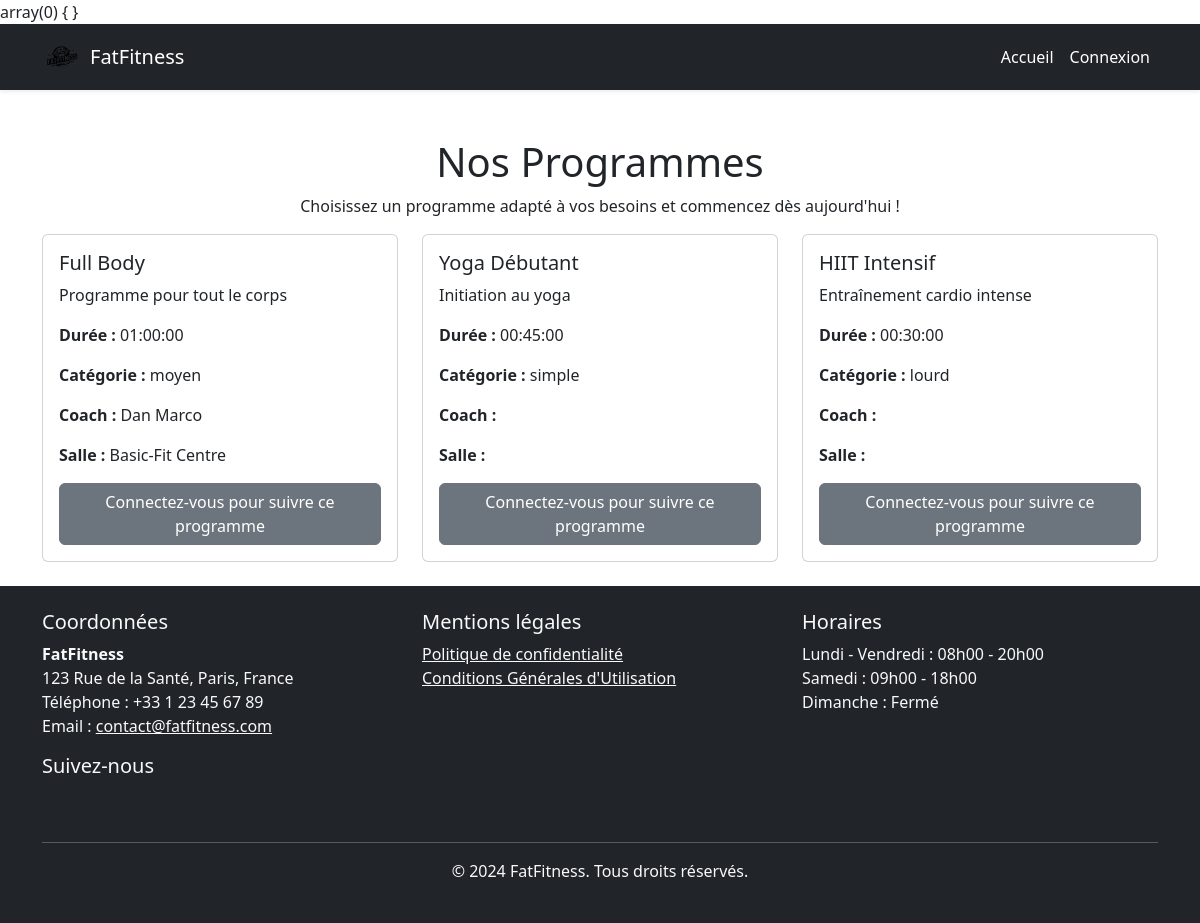
/index.php?page=programme, run on the app's committed database.
### tables this page shows
CREATE TABLE `programme` (
  `id_programme` int(11) NOT NULL,
  `nom_programme` varchar(50) NOT NULL,
  `rythme` varchar(50) NOT NULL,
  `description` text DEFAULT NULL,
  `duree` time DEFAULT NULL,
  `categorie` enum('lourd','moyen','simple') NOT NULL,
  `salle_id` int(11) DEFAULT NULL,
  `coach_id` int(11) DEFAULT NULL
);

CREATE TABLE `coach` (
  `Id_Coach` int(11) NOT NULL,
  `Nom` varchar(50) NOT NULL,
  `Prenom` varchar(50) NOT NULL,
  `Specialite` varchar(50) NOT NULL,
  `Email` varchar(50) NOT NULL,
  `Telephone` varchar(15) NOT NULL,
  `MotDePasse` varchar(255) NOT NULL DEFAULT '1234'
);

CREATE TABLE `salles` (
  `id` int(11) NOT NULL,
  `nom` varchar(255) NOT NULL,
  `adresse` varchar(255) NOT NULL,
  `ville` varchar(255) NOT NULL,
  `chaine` varchar(255) NOT NULL,
  `horaire_debut` time DEFAULT NULL,
  `horaire_fin` time DEFAULT NULL
);

### View/programmes/index.php (the view, shortened to what this page needs)
<?php
require_once(__DIR__ . '/../../BDD/database.php');
try {
    $query = "
    SELECT p.*,
           c.Nom AS nom_coach,
           c.Prenom AS prenom_coach,
           s.nom AS nom_salle
    FROM programme p
    LEFT JOIN Coach c ON p.coach_id = c.Id_Coach
    LEFT JOIN salles s ON p.salle_id = s.id
";
    $stmt = $pdo->prepare($query);
    $stmt->execute();
    $programmes = $stmt->fetchAll(PDO::FETCH_ASSOC);
} catch (Exception $e) {
    die("Erreur lors de la récupération des programmes : " . $e->getMessage());
}
?>
<!DOCTYPE html>
<html lang="fr">
<head>
    <link rel="stylesheet" href="https://cdn.jsdelivr.net/npm/bootstrap@5.3.2/dist/css/bootstrap.min.css">
</head>
<body>
    <?php include(__DIR__ .'/../../commun/header.php'); ?>
    <div class="container mt-5">
        <h1 class="text-center">Nos Programmes</h1>
        <p class="text-center">Choisissez un programme adapté à vos besoins et commencez dès aujourd'hui !</p>
        <div class="row">
    <?php foreach ($programmes as $programme): ?>
        <div class="col-md-4 mb-4">
            <div class="card">
                <div class="card-body">
                    <h5 class="card-title"><?= htmlspecialchars($programme['nom_programme']); ?></h5>
                    <p class="card-text"><?= htmlspecialchars($programme['description']); ?></p>
                    <p><strong>Durée :</strong> <?= htmlspecialchars($programme['duree']); ?></p>
                    <p><strong>Catégorie :</strong> <?= htmlspecialchars($programme['categorie']); ?></p>
                    <p><strong>Coach :</strong> <?= htmlspecialchars($programme['nom_coach'] . ' ' . $programme['prenom_coach']); ?></p>
                    <p><strong>Salle :</strong> <?= htmlspecialchars($programme['nom_salle']); ?></p>
                    <?php if (isset($_SESSION['user_role'])): ?>
                        <form action="View/programmes/start_programme.php" method="POST">
                            <input type="hidden" name="programme_id" value="<?= htmlspecialchars($programme['id_programme']); ?>">
                            <input type="hidden" name="sportif_id" value="<?= htmlspecialchars($_SESSION['user_role']); ?>">
                            <button type="submit" class="btn btn-primary">Commencer</button>
                        </form>
                    <?php else: ?>
                        <a href="../View/connexion.php" class="btn btn-secondary">Connectez-vous pour suivre ce programme</a>
                    <?php endif; ?>
                </div>
            </div>
        </div>
    <?php endforeach; ?>
</div>
    </div>
    <?php include(__DIR__ .'/../../commun/footer.php'); ?>
</body>
</html>

### index.php (shortened to what this page needs)
<?php
$page = $_GET['page'] ?? 'accueil';
switch($page){
    case 'programme':
        include ('View/programmes/index.php');
        break;
}
?>

### commun/header.php (shortened to what this page needs)
<?php
var_dump($_SESSION);
?>
<!DOCTYPE html>
<html lang="fr">
<head>
    <link href="https://cdn.jsdelivr.net/npm/bootstrap@5.3.0-alpha3/dist/css/bootstrap.min.css" rel="stylesheet">
    <link rel="stylesheet" href="../assets/css/style.css">
</head>
<body>
    <nav class="navbar navbar-expand-lg navbar-dark bg-dark shadow-sm">
        <div class="container">
            <a class="navbar-brand d-flex align-items-center" href="index.php">
                <img src="/GitHub/ClientLegerBTS/assets/img/newlogoFatFitness.svg" alt="Logo FatFitness" width="40" height="40" class="me-2">
                <span>FatFitness</span>
            </a>
            <div class="collapse navbar-collapse" id="navbarNav">
                <ul class="navbar-nav ms-auto">
                    <li class="nav-item"><a class="nav-link active" href="index.php?page=accueil">Accueil</a></li>
                    <?php if (!isset($_SESSION['user_role'])): ?>
                        <li class="nav-item"><a class="nav-link active" href="index.php?page=connexion">Connexion</a></li>
                    <?php endif; ?>
                </ul>
            </div>
        </div>
    </nav>
</body>
</html>

### commun/footer.php (shortened to what this page needs)
<footer class="bg-dark text-light py-4">
    <div class="container">
        <div class="row">
        <div class="col-md-4 mb-4">
    <h5>Coordonnées</h5>
    <ul class="list-unstyled">
        <li><strong>FatFitness</strong></li>
        <li>123 Rue de la Santé, Paris, France</li>
        <li>Téléphone : +33 1 23 45 67 89</li>
        <li>Email : <a href="mailto:contact@fatfitness.com" class="text-light">contact@fatfitness.com</a></li>
    </ul>
    <h5>Suivez-nous</h5>
</div>
            <div class="col-md-4 mb-4">
                <h5>Mentions légales</h5>
                <ul class="list-unstyled">
                    <li><a href="index.php?page=mentions_legales" class="text-light">Politique de confidentialité</a></li>
                    <li><a href="index.php?page=cgu" class="text-light">Conditions Générales d'Utilisation</a></li>
                </ul>
            </div>
            <div class="col-md-4 mb-4">
                <h5>Horaires</h5>
                <p>
                    Lundi - Vendredi : 08h00 - 20h00<br>
                    Samedi : 09h00 - 18h00<br>
                    Dimanche : Fermé
                </p>
            </div>
        </div>
        <hr class="bg-light">
        <div class="text-center">
            <p>&copy; 2024 FatFitness. Tous droits réservés.</p>
        </div>
    </div>
</footer>

### data on the page
programme: nom_programme "Full Body", description "Programme pour tout le corps", duree "01:00:00", categorie "moyen", coach.Prenom "Dan Marco", salle.nom "Basic-Fit Centre"
programme: nom_programme "Yoga Débutant", description "Initiation au yoga", duree "00:45:00", categorie "simple"
programme: nom_programme "HIIT Intensif", description "Entraînement cardio intense", duree "00:30:00", categorie "lourd"
